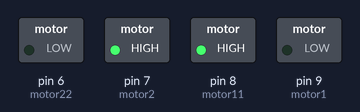
The sketch below on a simulated Arduino Uno, built with avr-gcc and run on an emulated ATmega328P. Parts: switched loads named in the sketch (green lamp = pin HIGH). Dashed ring = blinking.

Above: at 0.5 s.
Timing chart, 0 to 4.6 s (numbered marks = the images above):
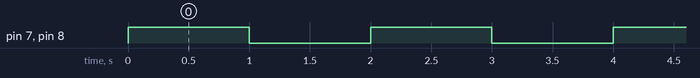

Measured:
- by itself, pin 7 (motor2), pin 8 (motor11): alternates HIGH for 1.0 s and LOW for 1.0 s

The sketch:

motores.ino
```cpp
int motor1  = 9;
int motor11 = 8;
int motor2 = 7;
int motor22 = 6;

void setup() {
  // put your setup code here, to run once:
  pinMode(motor1, OUTPUT);
  pinMode(motor11, OUTPUT);
  pinMode(motor2, OUTPUT);
  pinMode(motor22, OUTPUT);
}

void loop() {
  // put your main code here, to run repeatedly:
  digitalWrite(motor11, HIGH);   // turn the LED on (HIGH is the voltage level)
  digitalWrite(motor2, HIGH);   // turn the LED on (HIGH is the voltage level)
  delay(1000);                       // wait for a second
  digitalWrite(motor2, LOW);    // turn the LED off by making the voltage LOW
  digitalWrite(motor11, LOW);    // turn the LED off by making the voltage LOW
  delay(1000);
}
```
